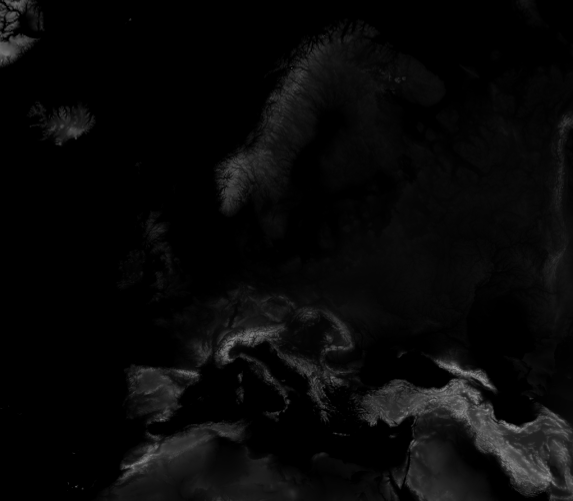
#> input picture europa_nosealevel.png, 1146 x 1001 px (shown at 1/2 size)
$ python learn_a_map.py
#> lines starting #> are read from the running program, lines starting #| are printed output that depends on the picture
import numpy as np
import matplotlib.pyplot as plt
from matplotlib import transforms
from sklearn.ensemble import RandomForestRegressor
from PIL import Image
from tqdm import tqdm


#first we need to import the image of heightlevels of europa_nosealevel#this was generated using
#https://tangrams.github.io/heightmapper/

eu = np.asarray(Image.open('europa_nosealevel.png'))[:,:,0]
eu = eu[::10,::10] #the map is somewhat large so we reduce the data by 100x
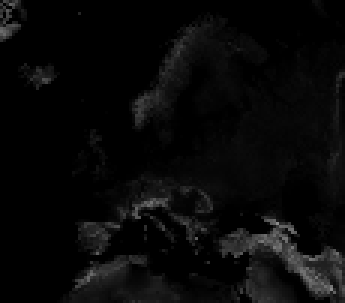
#> eu: shape (101, 115) (shown 3 times larger); min 0, max 140, mean 8.5
eu = eu/np.max(eu)#scale to a max of 1
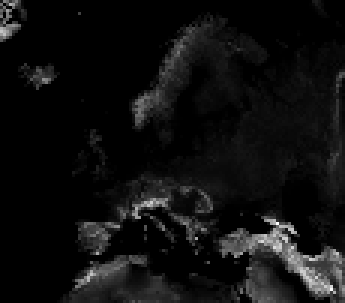
#> eu: shape (101, 115) float64 (shown 3 times larger); min 0, max 1, mean 0.0608
max = eu.shape
#> max = (101, 115)
eu = eu.T.flatten()
#> eu = 11615 values, max 1 at index 9366, min 0 at index 14, mean 0.0608
test_ix =  [i for i in range(len(eu))]
#> test_ix = 11615 values from 0 to 11614
train_ix = [8803]

#as input data we simply generate a grid of x,y indices
#we therefore should be able to learn a map
x,y = np.meshgrid([i for i in range(max[0])],[i for i in range(max[1])])
x = x.flatten()/100.
y = y.flatten()/100.
#> y = 11615 values from 0 to 1.14

#RF are typically not used for geospatial data ... but this is faster than GP
regr = RandomForestRegressor(n_estimators=50,random_state=1337)

#we run this for 1# of the data
for i_ in tqdm(range(1161)):
    regr.fit(np.array([x[train_ix],y[train_ix]]).T,eu[train_ix])
    pred = regr.predict(np.array([x[test_ix],y[test_ix]]).T)

    y_var = np.zeros([50,len(x[test_ix])])
    for j in range(50):
#> (the run stopped early here; a loop or call above may not have finished)
